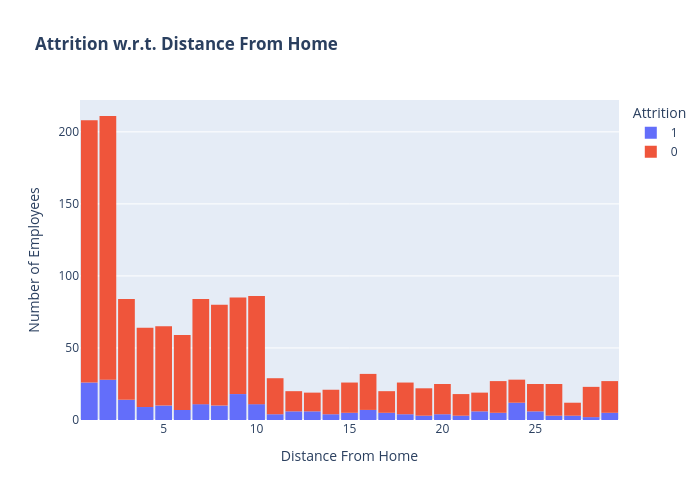

The notebook cell this image was saved under:
### Code cell
fig = px.histogram(df, x="DistanceFromHome", color="Attrition",
                   title="<b>Attrition w.r.t. Distance From Home</b>"
                  )
fig.update_xaxes(title="Distance From Home")
fig.update_yaxes(title="Number of Employees")
fig.update_layout(width=700, height=500, bargap=0.1)
fig.show()

### Figure 1 — Plotly figure (JSON) as saved in the notebook; plotly's stock layout.template omitted (floating-point values rounded to 4 significant figures; data arrays with more than 128 entries replaced by an {"elided": "..."} marker saying what was removed)
{"data": [{"bingroup": "x", "hovertemplate": "Attrition=1<br>DistanceFromHome=%{x}<br>count=%{y}<extra></extra>", "legendgroup": "1", "marker": {"color": "#636efa", "pattern": {"shape": ""}}, "name": "1", "orientation": "v", "showlegend": true, "type": "histogram", "x": {"elided": "237 int values"}, "xaxis": "x", "yaxis": "y"}, {"bingroup": "x", "hovertemplate": "Attrition=0<br>DistanceFromHome=%{x}<br>count=%{y}<extra></extra>", "legendgroup": "0", "marker": {"color": "#EF553B", "pattern": {"shape": ""}}, "name": "0", "orientation": "v", "showlegend": true, "type": "histogram", "x": {"elided": "1233 int values"}, "xaxis": "x", "yaxis": "y"}], "layout": {"bargap": 0.1, "barmode": "relative", "height": 500, "legend": {"title": {"text": "Attrition"}, "tracegroupgap": 0}, "title": {"text": "<b>Attrition w.r.t. Distance From Home</b>"}, "width": 700, "xaxis": {"anchor": "y", "domain": [0, 1], "title": {"text": "Distance From Home"}}, "yaxis": {"anchor": "x", "domain": [0, 1], "title": {"text": "Number of Employees"}}}}
